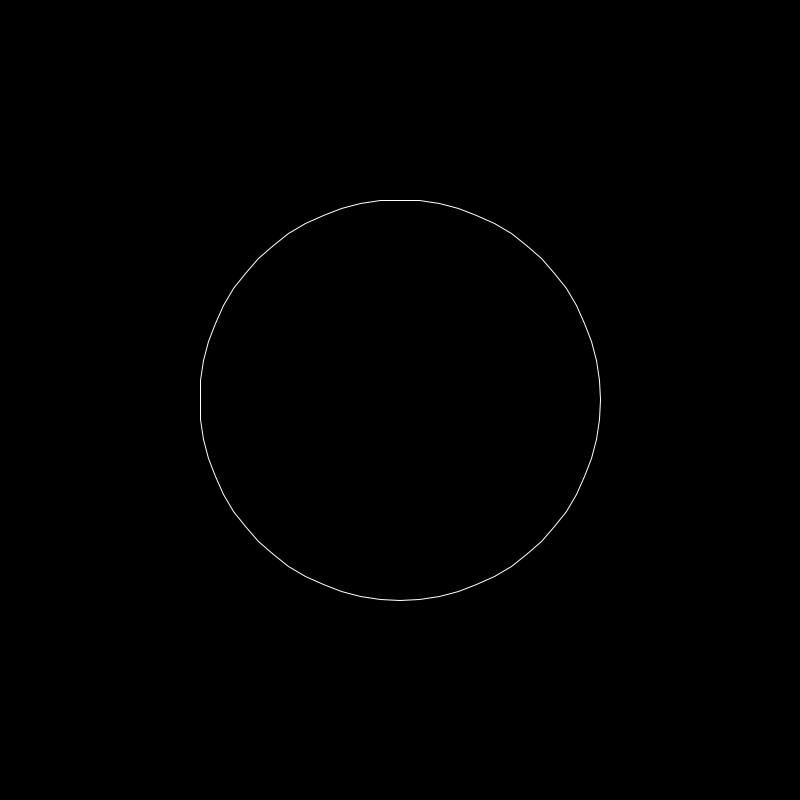
Frame 1 (no input)
Frame 60 (the mouse pressed at the canvas centre just before this capture): identical to frame 1, image omitted
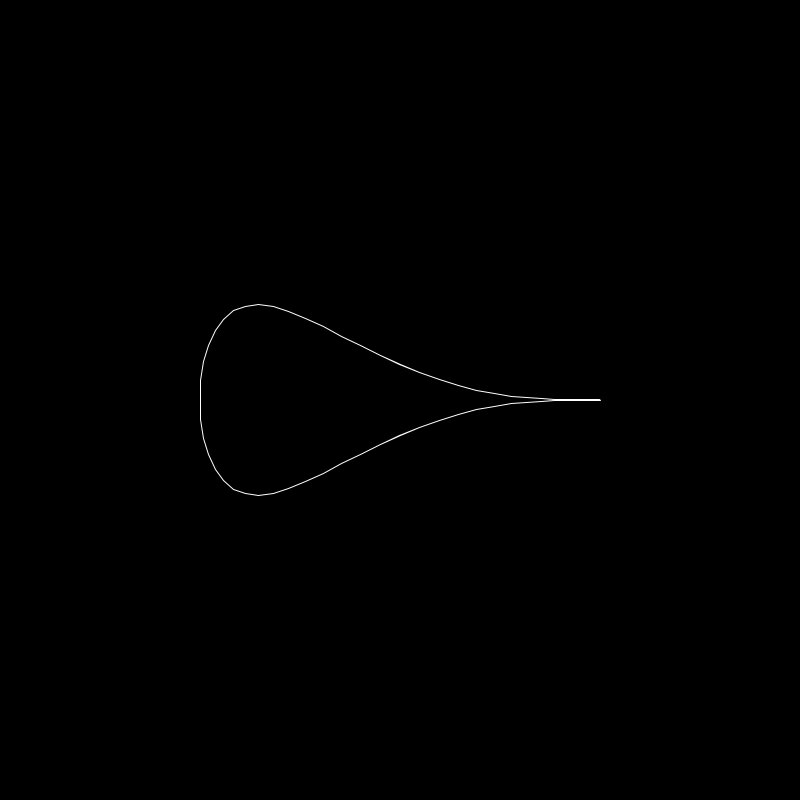
Frame 120 (the mouse held since frame 60 and released just before this capture)

The Processing sketch that drew these frames (run headless with seeded random() and noise(); from frame 60 on, the mouse is pressed at the canvas centre):

// Processing sketch: inclass_20220224
// ── inclass_20220224.pde

void setup() {
  size(800,800);
}

void draw() {
  background(0);
  
  float sf = 200f;
  
  stroke(255);
  noFill();
  translate(width/2, height/2);
  scale(sf,sf);
  strokeWeight(1/sf);
  beginShape();
  for(float theta=0; theta<4*PI; theta += PI/32) {
    float x = cos(theta);
    float y = sin(theta) * pow(sin(theta/2), map(mouseX, 0,width, 0,10));
    vertex(x,y);
  }
  endShape();
  
  /*
  stroke(255);
  strokeWeight(5);
  for(float x=-width; x<width; x++) {
    for(float y=-height; y<height; y++) {
      if(abs((x*x + y*y) - (width/2)*(width/2)) < map(mouseX, 0,width, 0,100)) {
        point(x+width/2,y+height/2);
      }
    }
  }
  */
  /*
  translate(0,height/2);
  stroke(255);
  strokeWeight(3);
  //noFill();
  beginShape();
  for(float x=0; x<PI*6; x+=map(mouseY, 0,height, 0.01,1)) {
    vertex(map(x, 0,PI*6, 0,width), height/2 * sin(map(mouseX, 0,width, 0.1,10)*x)); 
  }
  endShape();
  */
  
  
  
}
